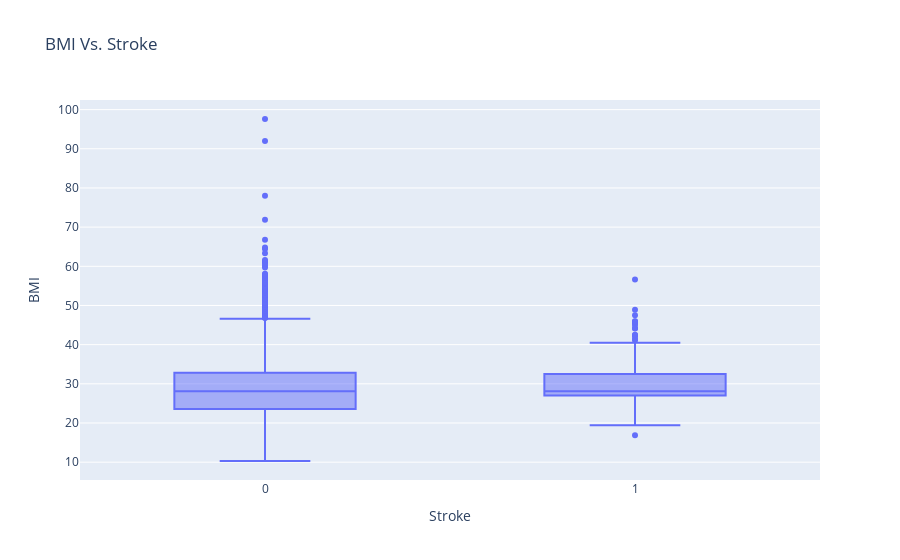

Here is the notebook cell this chart was saved with:
### Markdown cell above
- Similarly, to understand whether a high BMI increases the risk of having a stroke, we will use a box plot to study the distribution of **bmi** values for people who did not have a stroke and for people who did have a stroke.
- To plot the box plot we will use the plotly express function **px.box()**.

### Code cell
fig = px.box(data, y='bmi', x = 'stroke', title = 'BMI Vs. Stroke').update_layout(
    xaxis_title="Stroke", yaxis_title="BMI")
fig.show()

### Figure 1 — Plotly figure (JSON) as saved in the notebook; plotly's stock layout.template omitted (floating-point values rounded to 4 significant figures; data arrays with more than 128 entries replaced by an {"elided": "..."} marker saying what was removed)
{"data": [{"alignmentgroup": "True", "hovertemplate": "stroke=%{x}<br>bmi=%{y}<extra></extra>", "legendgroup": "", "marker": {"color": "#636efa"}, "name": "", "notched": false, "offsetgroup": "", "orientation": "v", "showlegend": false, "type": "box", "x": {"elided": "5110 int values"}, "x0": " ", "xaxis": "x", "y": {"elided": "5110 float values"}, "y0": " ", "yaxis": "y"}], "layout": {"boxmode": "group", "legend": {"tracegroupgap": 0}, "title": {"text": "BMI Vs. Stroke"}, "xaxis": {"anchor": "y", "domain": [0, 1], "title": {"text": "Stroke"}}, "yaxis": {"anchor": "x", "domain": [0, 1], "title": {"text": "BMI"}}}}
